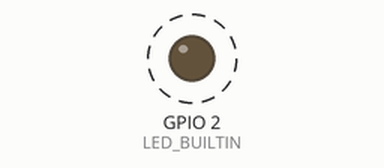
Recording of a program running on a simulated ESP8266 (NodeMCU). Parts: output pins drawn as LEDs (lit = HIGH, except the on-board LED, lit = LOW). Dashed ring = blinking.

Above: at 0.2 s.
Timing chart, 0 to 3.0 s (numbered marks = the images above):
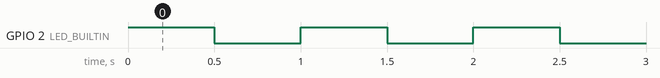

Measured:
- by itself, GPIO 2 (LED_BUILTIN): alternates HIGH for 0.50 s and LOW for 0.50 s

The program:

main.cpp
```cpp
#include <Arduino.h>

// Librerías
#include <SPI.h>
#include <MFRC522.h>

// Pines SPI
#define RST_PIN 9
#define SS_PIN 10

// Instancia a la clase MFRC522
MFRC522 mfrc522(SS_PIN, RST_PIN);

const int MILISEGUNDOS_ESPERA = 500;

// put function declarations here:
int myFunction(int, int);

void setup()
{
  // put your setup code here, to run once:
  // int result = myFunction(2, 3);
  pinMode(LED_BUILTIN, OUTPUT);
}

void loop()
{
  // put your main code here, to run repeatedly:
  digitalWrite(LED_BUILTIN, HIGH);
  delay(MILISEGUNDOS_ESPERA);
  digitalWrite(LED_BUILTIN, LOW);
  delay(MILISEGUNDOS_ESPERA);
}

// put function definitions here:
int myFunction(int x, int y)
{
  return x + y;
}
```
